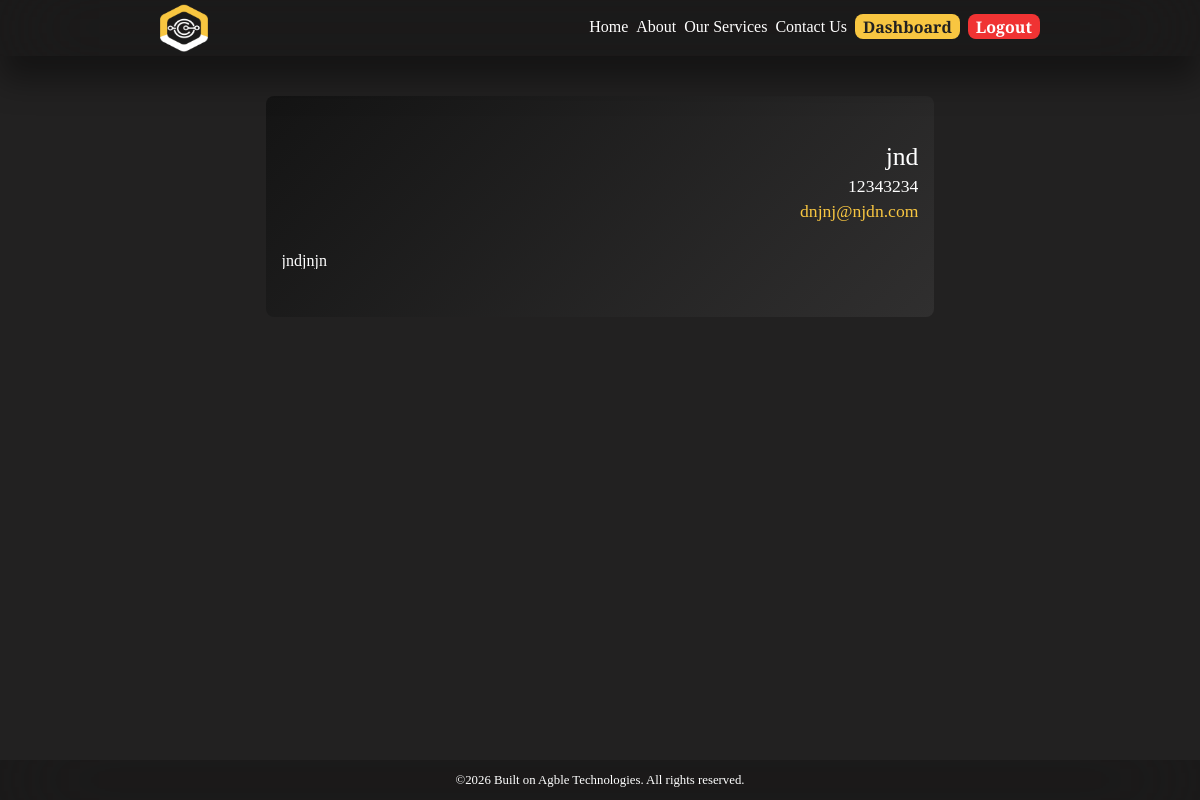
The page /contact_detail/2/ (signed in) on the database its author committed.
### main/models.py (models this page shows, shortened)
class Contact_Us(models.Model):
    name = models.CharField(max_length=60)
    email = models.EmailField()
    tel = models.CharField(max_length=15)
    message = models.TextField(max_length=2000)
    mandatory_field = models.CharField(max_length=20, blank=True)

### main/views.py (the view)
# urls.py: path('contact_detail/<int:contact_id>/', views.contact_detail, name='contact_detail'),
@login_required
def contact_detail(request, contact_id):
    contact = Contact_Us.objects.get(pk=contact_id)
    return render(request, 'main/contact_detail.html', {
        'contact': contact
    })

### main/templates/main/contact_detail.html
{% extends 'main/layout.html' %}
{% block content %}
<div class="service_page">
    <div class="contact_detail_info">
        <div class="contact_detail_info_address">
            <h2>
                {{ contact.name }}
            </h2>
            <h4>
                <a href="tel:{{ contact.tel }}">{{ contact.tel }}</a>
            </h4>
            <h4>
                <a href="mailto:{{ contact.email }}" style="color: var(--color_gold);">{{ contact.email }}</a>
            </h4>
        </div>
        <p> {{ contact.message|linebreaksbr }}</p>
    </div>
</div>
{% endblock %}

### main/static/main/css/styles.css (style rules this page uses)
:root { --default_bg: #222121; --deep_bg: #0b0b0b; --color_gold: #f8c641; --text_color: #ffffff; --text_color_variant: rgb(71, 71, 71); --color_danger: #f03333; --nav_bg: rgba(0, 0, 0, 0.2); --transition: all 300ms ease; --box_shadow: 0 1.5rem 2rem rgba(0, 0, 0, 0.4); --border_radius: 0.5rem; }
h2 { font-size: 1.6rem; }
h4 { font-size: 1.1rem; }
p { font-size: 1rem; }
body { background-color: var(--default_bg); }
.service_page { display: grid; gap: 1rem; margin: 3rem 6.6rem; padding: 3rem 1rem; border-radius: var(--border_radius); transition: var(--transition); background: linear-gradient(135deg, #141414, #302f2f, #1e1c1c); background-size: 200% 200%; animation: smoothShift 20s ease-in-out infinite; overflow: hidden; }
.contact_detail_info { display: grid; gap: 2rem; }
.contact_detail_info_address { display: grid; gap: .5rem; direction: rtl; text-align: right; }

### rows shown on the page
Contact_Us: name "jnd", tel "12343234", email "dnjnj@njdn.com", message "jndjnjn"
